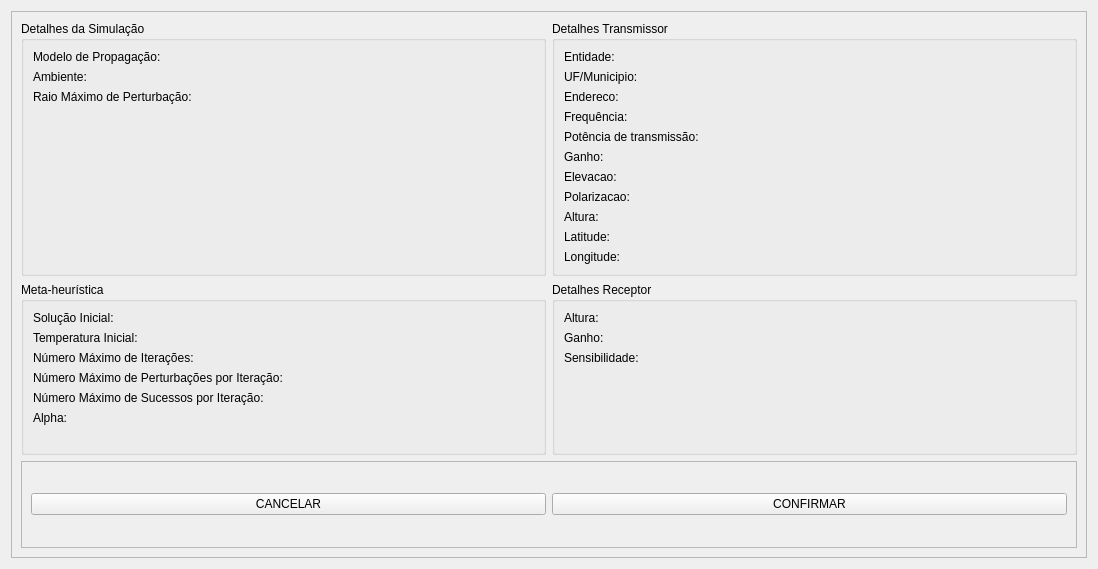
<?xml version="1.0" encoding="UTF-8"?>
<ui version="4.0">
 <class>Form</class>
 <widget class="QWidget" name="Form">
  <property name="geometry">
   <rect>
    <x>0</x>
    <y>0</y>
    <width>1098</width>
    <height>569</height>
   </rect>
  </property>
  <property name="windowTitle">
   <string>Confirmar detalhes da simulação</string>
  </property>
  <property name="locale">
   <locale language="Portuguese" country="Brazil"/>
  </property>
  <layout class="QVBoxLayout" name="verticalLayout">
   <item>
    <widget class="QFrame" name="frame">
     <property name="frameShape">
      <enum>QFrame::StyledPanel</enum>
     </property>
     <property name="frameShadow">
      <enum>QFrame::Raised</enum>
     </property>
     <layout class="QGridLayout" name="gridLayout">
      <item row="0" column="1">
       <widget class="QGroupBox" name="group_box_transmissor">
        <property name="title">
         <string>Detalhes Transmissor</string>
        </property>
        <layout class="QFormLayout" name="formLayout_2">
         <item row="0" column="0">
          <widget class="QLabel" name="label_entidade">
           <property name="text">
            <string>Entidade:</string>
           </property>
          </widget>
         </item>
         <item row="0" column="1">
          <widget class="QLabel" name="label_entidade_value">
           <property name="font">
            <font>
             <weight>75</weight>
             <bold>true</bold>
            </font>
           </property>
           <property name="text">
            <string/>
           </property>
           <property name="alignment">
            <set>Qt::AlignRight|Qt::AlignTrailing|Qt::AlignVCenter</set>
           </property>
          </widget>
         </item>
         <item row="1" column="0">
          <widget class="QLabel" name="label_uf_municipio">
           <property name="text">
            <string>UF/Municipio:</string>
           </property>
          </widget>
         </item>
         <item row="3" column="0">
          <widget class="QLabel" name="label_frequencia">
           <property name="text">
            <string>Frequência:</string>
           </property>
          </widget>
         </item>
         <item row="2" column="0">
          <widget class="QLabel" name="label_endereco">
           <property name="text">
            <string>Endereco:</string>
           </property>
          </widget>
         </item>
         <item row="1" column="1">
          <widget class="QLabel" name="label_uf_municipio_value">
           <property name="font">
            <font>
             <weight>75</weight>
             <bold>true</bold>
            </font>
           </property>
           <property name="text">
            <string/>
           </property>
           <property name="alignment">
            <set>Qt::AlignRight|Qt::AlignTrailing|Qt::AlignVCenter</set>
           </property>
          </widget>
         </item>
         <item row="2" column="1">
          <widget class="QLabel" name="label_endereco_value">
           <property name="font">
            <font>
             <weight>75</weight>
             <bold>true</bold>
            </font>
           </property>
           <property name="text">
            <string/>
           </property>
           <property name="alignment">
            <set>Qt::AlignRight|Qt::AlignTrailing|Qt::AlignVCenter</set>
           </property>
          </widget>
         </item>
         <item row="3" column="1">
          <widget class="QLabel" name="label_frequencia_value">
           <property name="font">
            <font>
             <weight>75</weight>
             <bold>true</bold>
            </font>
           </property>
           <property name="text">
            <string/>
           </property>
           <property name="alignment">
            <set>Qt::AlignRight|Qt::AlignTrailing|Qt::AlignVCenter</set>
           </property>
          </widget>
         </item>
         <item row="5" column="0">
          <widget class="QLabel" name="label_ganho">
           <property name="text">
            <string>Ganho:</string>
           </property>
          </widget>
         </item>
         <item row="5" column="1">
          <widget class="QLabel" name="label_ganho_value">
           <property name="font">
            <font>
             <weight>75</weight>
             <bold>true</bold>
            </font>
           </property>
           <property name="text">
            <string/>
           </property>
           <property name="alignment">
            <set>Qt::AlignRight|Qt::AlignTrailing|Qt::AlignVCenter</set>
           </property>
          </widget>
         </item>
         <item row="6" column="0">
          <widget class="QLabel" name="label_elevacao">
           <property name="text">
            <string>Elevacao:</string>
           </property>
          </widget>
         </item>
         <item row="6" column="1">
          <widget class="QLabel" name="label_elevacao_value">
           <property name="font">
            <font>
             <weight>75</weight>
             <bold>true</bold>
            </font>
           </property>
           <property name="text">
            <string/>
           </property>
           <property name="alignment">
            <set>Qt::AlignRight|Qt::AlignTrailing|Qt::AlignVCenter</set>
           </property>
          </widget>
         </item>
         <item row="7" column="0">
          <widget class="QLabel" name="label_polarizacao">
           <property name="text">
            <string>Polarizacao:</string>
           </property>
          </widget>
         </item>
         <item row="8" column="0">
          <widget class="QLabel" name="label_altura">
           <property name="text">
            <string>Altura:</string>
           </property>
          </widget>
         </item>
         <item row="7" column="1">
          <widget class="QLabel" name="label_polarizacao_value">
           <property name="font">
            <font>
             <weight>75</weight>
             <bold>true</bold>
            </font>
           </property>
           <property name="text">
            <string/>
           </property>
           <property name="alignment">
            <set>Qt::AlignRight|Qt::AlignTrailing|Qt::AlignVCenter</set>
           </property>
          </widget>
         </item>
         <item row="8" column="1">
          <widget class="QLabel" name="label_altura_value">
           <property name="font">
            <font>
             <weight>75</weight>
             <bold>true</bold>
            </font>
           </property>
           <property name="text">
            <string/>
           </property>
           <property name="alignment">
            <set>Qt::AlignRight|Qt::AlignTrailing|Qt::AlignVCenter</set>
           </property>
          </widget>
         </item>
         <item row="9" column="0">
          <widget class="QLabel" name="label_latitude">
           <property name="text">
            <string>Latitude:</string>
           </property>
          </widget>
         </item>
         <item row="10" column="0">
          <widget class="QLabel" name="label_longitude">
           <property name="text">
            <string>Longitude:</string>
           </property>
          </widget>
         </item>
         <item row="9" column="1">
          <widget class="QLabel" name="label_latitude_value">
           <property name="font">
            <font>
             <weight>75</weight>
             <bold>true</bold>
            </font>
           </property>
           <property name="text">
            <string/>
           </property>
           <property name="alignment">
            <set>Qt::AlignRight|Qt::AlignTrailing|Qt::AlignVCenter</set>
           </property>
          </widget>
         </item>
         <item row="10" column="1">
          <widget class="QLabel" name="label_longitude_value">
           <property name="font">
            <font>
             <weight>75</weight>
             <bold>true</bold>
            </font>
           </property>
           <property name="text">
            <string/>
           </property>
           <property name="alignment">
            <set>Qt::AlignRight|Qt::AlignTrailing|Qt::AlignVCenter</set>
           </property>
          </widget>
         </item>
         <item row="4" column="0">
          <widget class="QLabel" name="label_potencia_transmissao">
           <property name="text">
            <string>Potência de transmissão:</string>
           </property>
          </widget>
         </item>
         <item row="4" column="1">
          <widget class="QLabel" name="label_potencia_transmissao_value">
           <property name="font">
            <font>
             <weight>75</weight>
             <bold>true</bold>
            </font>
           </property>
           <property name="text">
            <string/>
           </property>
           <property name="alignment">
            <set>Qt::AlignRight|Qt::AlignTrailing|Qt::AlignVCenter</set>
           </property>
          </widget>
         </item>
        </layout>
       </widget>
      </item>
      <item row="3" column="0" colspan="2">
       <widget class="QFrame" name="frame_2">
        <property name="frameShape">
         <enum>QFrame::StyledPanel</enum>
        </property>
        <property name="frameShadow">
         <enum>QFrame::Raised</enum>
        </property>
        <layout class="QGridLayout" name="gridLayout_2">
         <item row="0" column="1">
          <widget class="QPushButton" name="btn_confirmar_simulacao">
           <property name="text">
            <string>CONFIRMAR</string>
           </property>
          </widget>
         </item>
         <item row="0" column="0">
          <widget class="QPushButton" name="btn_cancelar_simulacao">
           <property name="text">
            <string>CANCELAR</string>
           </property>
          </widget>
         </item>
        </layout>
       </widget>
      </item>
      <item row="0" column="0">
       <widget class="QGroupBox" name="group_box_detalhes">
        <property name="title">
         <string>Detalhes da Simulação</string>
        </property>
        <layout class="QFormLayout" name="formLayout">
         <item row="0" column="0">
          <widget class="QLabel" name="label_modelo_propagacao">
           <property name="text">
            <string>Modelo de Propagação:</string>
           </property>
          </widget>
         </item>
         <item row="0" column="1">
          <widget class="QLabel" name="label_modelo_propagacao_value">
           <property name="font">
            <font>
             <weight>75</weight>
             <bold>true</bold>
            </font>
           </property>
           <property name="text">
            <string/>
           </property>
           <property name="alignment">
            <set>Qt::AlignRight|Qt::AlignTrailing|Qt::AlignVCenter</set>
           </property>
          </widget>
         </item>
         <item row="1" column="0">
          <widget class="QLabel" name="label_ambiente">
           <property name="text">
            <string>Ambiente:</string>
           </property>
          </widget>
         </item>
         <item row="1" column="1">
          <widget class="QLabel" name="label_ambiente_value">
           <property name="font">
            <font>
             <weight>75</weight>
             <bold>true</bold>
            </font>
           </property>
           <property name="text">
            <string/>
           </property>
           <property name="alignment">
            <set>Qt::AlignRight|Qt::AlignTrailing|Qt::AlignVCenter</set>
           </property>
          </widget>
         </item>
         <item row="2" column="0">
          <widget class="QLabel" name="label_radio_maximo">
           <property name="text">
            <string>Raio Máximo de Perturbação:</string>
           </property>
          </widget>
         </item>
         <item row="2" column="1">
          <widget class="QLabel" name="label_radio_maximo_value">
           <property name="font">
            <font>
             <weight>75</weight>
             <bold>true</bold>
            </font>
           </property>
           <property name="text">
            <string/>
           </property>
           <property name="alignment">
            <set>Qt::AlignRight|Qt::AlignTrailing|Qt::AlignVCenter</set>
           </property>
          </widget>
         </item>
        </layout>
       </widget>
      </item>
      <item row="1" column="1" rowspan="2">
       <widget class="QGroupBox" name="group_box_receptor">
        <property name="title">
         <string>Detalhes Receptor</string>
        </property>
        <layout class="QFormLayout" name="formLayout_3">
         <item row="1" column="0">
          <widget class="QLabel" name="label_bs_ganho">
           <property name="text">
            <string>Ganho:</string>
           </property>
          </widget>
         </item>
         <item row="1" column="1">
          <widget class="QLabel" name="label_bs_ganho_value">
           <property name="font">
            <font>
             <weight>75</weight>
             <bold>true</bold>
            </font>
           </property>
           <property name="text">
            <string/>
           </property>
           <property name="alignment">
            <set>Qt::AlignRight|Qt::AlignTrailing|Qt::AlignVCenter</set>
           </property>
          </widget>
         </item>
         <item row="2" column="0">
          <widget class="QLabel" name="label_bs_sensibilidade">
           <property name="text">
            <string>Sensibilidade:</string>
           </property>
          </widget>
         </item>
         <item row="2" column="1">
          <widget class="QLabel" name="label_bs_sensibilidade_value">
           <property name="font">
            <font>
             <weight>75</weight>
             <bold>true</bold>
            </font>
           </property>
           <property name="text">
            <string/>
           </property>
           <property name="alignment">
            <set>Qt::AlignRight|Qt::AlignTrailing|Qt::AlignVCenter</set>
           </property>
          </widget>
         </item>
         <item row="0" column="0">
          <widget class="QLabel" name="label_bs_altura">
           <property name="text">
            <string>Altura:</string>
           </property>
          </widget>
         </item>
         <item row="0" column="1">
          <widget class="QLabel" name="label_bs_altura_value">
           <property name="font">
            <font>
             <weight>75</weight>
             <bold>true</bold>
            </font>
           </property>
           <property name="text">
            <string/>
           </property>
           <property name="alignment">
            <set>Qt::AlignRight|Qt::AlignTrailing|Qt::AlignVCenter</set>
           </property>
          </widget>
         </item>
        </layout>
       </widget>
      </item>
      <item row="1" column="0" rowspan="2">
       <widget class="QGroupBox" name="groupBox">
        <property name="title">
         <string>Meta-heurística</string>
        </property>
        <layout class="QFormLayout" name="formLayout_4">
         <item row="1" column="0">
          <widget class="QLabel" name="label_temperatura_inicial">
           <property name="text">
            <string>Temperatura Inicial:</string>
           </property>
          </widget>
         </item>
         <item row="2" column="0">
          <widget class="QLabel" name="label_num_maximo_iteracoes">
           <property name="text">
            <string>Número Máximo de Iterações:</string>
           </property>
          </widget>
         </item>
         <item row="2" column="1">
          <widget class="QLabel" name="label_num_maximo_iteracoes_value">
           <property name="font">
            <font>
             <weight>75</weight>
             <bold>true</bold>
            </font>
           </property>
           <property name="text">
            <string/>
           </property>
           <property name="alignment">
            <set>Qt::AlignRight|Qt::AlignTrailing|Qt::AlignVCenter</set>
           </property>
          </widget>
         </item>
         <item row="3" column="0">
          <widget class="QLabel" name="label_num_maximo_pertubacoes_iteracao">
           <property name="text">
            <string>Número Máximo de Perturbações por Iteração:</string>
           </property>
          </widget>
         </item>
         <item row="3" column="1">
          <widget class="QLabel" name="label_num_maximo_pertubacoes_iteracao_value">
           <property name="font">
            <font>
             <weight>75</weight>
             <bold>true</bold>
            </font>
           </property>
           <property name="text">
            <string/>
           </property>
           <property name="alignment">
            <set>Qt::AlignRight|Qt::AlignTrailing|Qt::AlignVCenter</set>
           </property>
          </widget>
         </item>
         <item row="4" column="0">
          <widget class="QLabel" name="label_num_maximo_sucessos_iteracao">
           <property name="text">
            <string>Número Máximo de Sucessos por Iteração:</string>
           </property>
          </widget>
         </item>
         <item row="4" column="1">
          <widget class="QLabel" name="label_num_maximo_sucessos_iteracao_value">
           <property name="font">
            <font>
             <weight>75</weight>
             <bold>true</bold>
            </font>
           </property>
           <property name="text">
            <string/>
           </property>
           <property name="alignment">
            <set>Qt::AlignRight|Qt::AlignTrailing|Qt::AlignVCenter</set>
           </property>
          </widget>
         </item>
         <item row="5" column="0">
          <widget class="QLabel" name="label_alpha">
           <property name="text">
            <string>Alpha:</string>
           </property>
          </widget>
         </item>
         <item row="5" column="1">
          <widget class="QLabel" name="label_alpha_value">
           <property name="font">
            <font>
             <weight>75</weight>
             <bold>true</bold>
            </font>
           </property>
           <property name="text">
            <string/>
           </property>
           <property name="alignment">
            <set>Qt::AlignRight|Qt::AlignTrailing|Qt::AlignVCenter</set>
           </property>
          </widget>
         </item>
         <item row="1" column="1">
          <widget class="QLabel" name="label_temperatura_inicial_value">
           <property name="font">
            <font>
             <weight>75</weight>
             <bold>true</bold>
            </font>
           </property>
           <property name="text">
            <string/>
           </property>
           <property name="alignment">
            <set>Qt::AlignRight|Qt::AlignTrailing|Qt::AlignVCenter</set>
           </property>
          </widget>
         </item>
         <item row="0" column="0">
          <widget class="QLabel" name="label_solucao_inicial">
           <property name="text">
            <string>Solução Inicial:</string>
           </property>
          </widget>
         </item>
         <item row="0" column="1">
          <widget class="QLabel" name="label_solucao_inicial_value">
           <property name="font">
            <font>
             <weight>75</weight>
             <bold>true</bold>
            </font>
           </property>
           <property name="text">
            <string/>
           </property>
           <property name="alignment">
            <set>Qt::AlignRight|Qt::AlignTrailing|Qt::AlignVCenter</set>
           </property>
          </widget>
         </item>
        </layout>
       </widget>
      </item>
     </layout>
    </widget>
   </item>
  </layout>
 </widget>
 <resources/>
 <connections/>
</ui>
